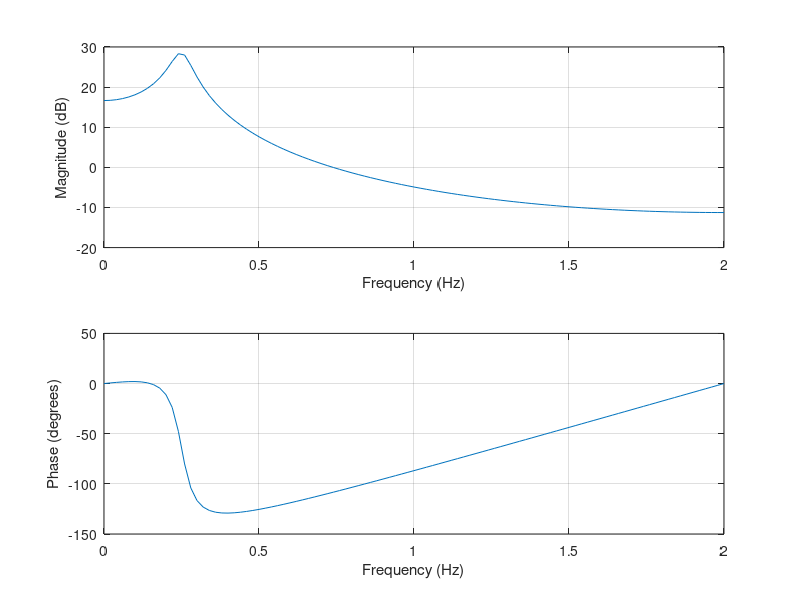
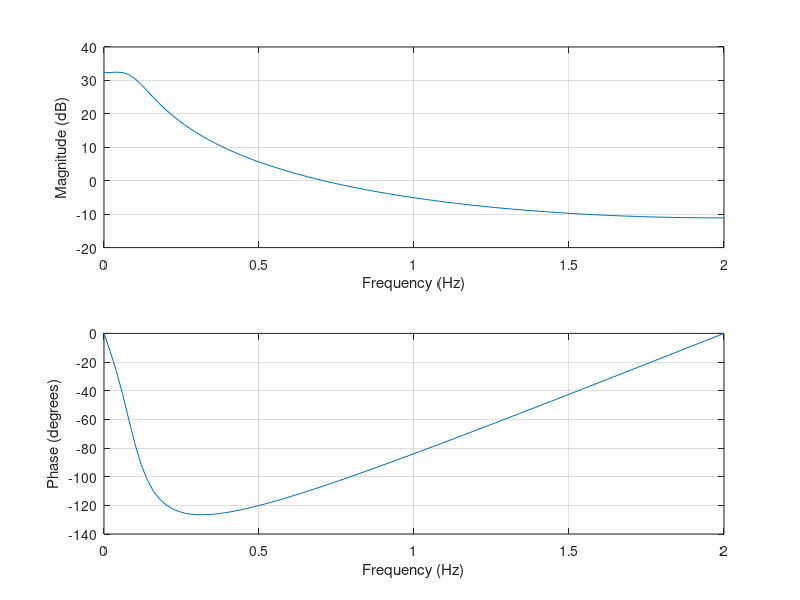
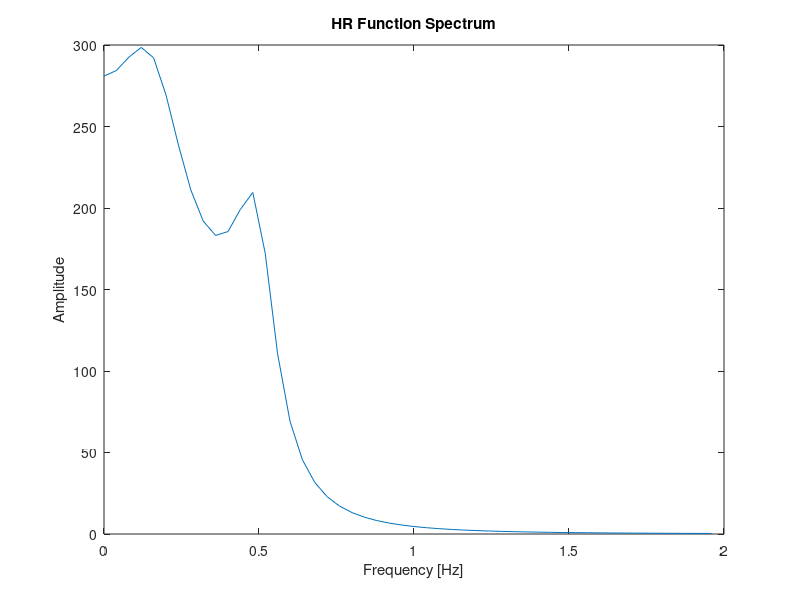
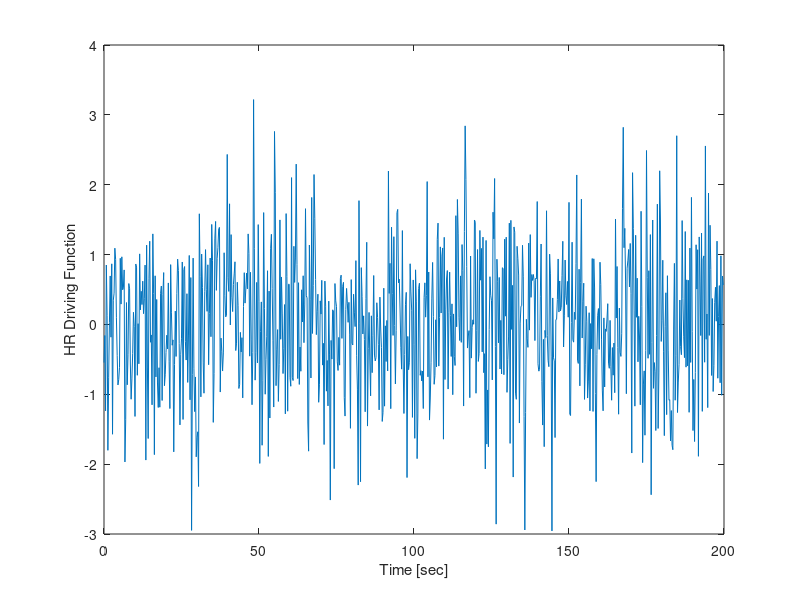

MATLAB code to generate these figures, in order: (Note: this script raises an error after producing the figures.)
% Script to simulate the heart rate variability using integrate and fire
% relaxation oscillator controlled by the sympathetic SNS and parasympatthetic PNS nervous
% systems
% Simulation parameters from
% Rose, W., & Knight, C. A. (2011). Spectral analysis of point processes:
% motor unit activity and heart rate analysis. Medicine and Science in
% Sports and Exercise, 43(2), 239-248
% First, we created a steady input to the IPFM model, which gave evenly
% spaced events at 1.2 Hz, a typical HR. Then, we added sinusoidal
% modulation at 0.24 Hz to the input. Noise was not added. This should be
% roughly similar to paced breathing at 0.24 Hz

% Generate cotrolling HR function  V(t)
clear variables
plotflag = 1;
% addpath('C:\Users\pavelm\Documents\Matlab_local\tools_local')
% addpath('C:\Users\pavelm\Documents\A_Projects\Affect\HRV\HRV_tools')
addpath('C:\Users\Sophie\Documents\MATLAB\HR\HR_Tools')
D = 200;     % [sec] Duration of the segment in sec
% Estimate the heart rate HR function 
fs = 4;     % Hz  Sampling frequency for the HR = V
% Set resonance frequency for poles
Fl = 0.08;  % Hz
Fh = 0.25;  % Hz
% Since f = alpha*fs/(2*pi), where alpha is the angle on z circle
alpha_l = Fl*2*pi/fs;
alpha_h = Fh*2*pi/fs;
Rl = 0.90;
Rh = 0.95;

% HF part
a1(1) = 1;
a1(2) = -2*Rh*cos(alpha_h);
a1(3) = Rh^2;
figure; freqz(1,a1,100,fs)

% LF part
a2(1) = 1;
a2(2) = -2*Rl*cos(alpha_l);
a2(3) = Rl^2;
figure; freqz(1,a2,100,fs)

a = conv(a1,a2); % Combine the two IIR filters
rts = roots(a);  % Get poles of the filter
[h fo] = freqz(1,a,100,fs);
nm =  1:round(length(h)/2);
figure; plot((fs/2)*fo(nm),abs(h(nm))); xlabel('Frequency [Hz]'); ylabel('Amplitude');
title('HR Function Spectrum')


% generate random signal
n = fs*D;
t = (0:n-1)'/fs;
Vdrive = randn(n,1);
figure; plot(t, Vdrive); xlabel('Time [sec]'); ylabel('HR Driving Function');



% filter random signal through a
Vslow = filter(1,a,Vdrive);
% scale and shift in amplitude?
Vslow = Vslow/std(Vslow)/10 + 1;
figure; plot(t,Vslow); xlabel('Time [sec]'); ylabel('HR Driving Function');


%%%%%%%%%%%%%%%%%%%%%%%%%%%%%%%%%%%%%%%%%%%%%%%%%%%%%%%%%%%%%%%%%%%%%%%%%%%%%%%%%%%%%%%%%%%%%%%%

% Estimate raw R-R intervals
frs = 360;           % Raw signal sampling rate to match physionet DB 
deltr = 1/frs;
T = 0:deltr:D;  % upsampling
% Interpolate the Vdriving HR function
% Vr = Vs + Vp; % with separate parasympathetic and sympathetic 
Vr = interp1(t,Vslow,T');
figure; plot(T,Vr); xlabel('Time [sec]'); ylabel('HR Driving Function');

% Parameters of the integrate and fire model
Th = 0.95; % Threshold 
RR0 = 1;  % Nominal RR interval [sec]
Tau = -RR0/(log(1-Th));  % Test V = 1-exp(-T/Tau);
alpha = deltr/Tau;

V(1) = 0;
tt = 1;     % index of integration
ir = 0;     % R event indeces
for t = T(1:(end-1))  % t=T(1)
    tt = tt+1;
    V(tt) = (1 - alpha)*V(tt-1) + alpha*Vr(tt);
    if (V(tt) >= (Th +normrnd(0,0.2) ))
        V(tt) = 0;
        ir = ir+1;
        R(ir) = t;
    end
end
figure, plot(T,V)


RR = diff(R);
figure, histogram(RR)
figure, plot(cumsum(RR),RR)
[sd1, sd2] = hr_poincare(RR,plotflag);


% 103 looks like good ECG
clear all
clc
close all
filename = 'aami3a.dat';
filename = '103.dat';
% [filename, pathname] = uigetfile('*.dat', 'Open file .dat');% only image Bitmap
% if isequal(filename, 0) || isequal(pathname, 0)   
%     disp('File input canceled.');  
%    ECG_Data = [];  
% else
fid=fopen(filename,'r');
% end;
Duration = 10;      % Pick only Duration seconds to read
f=fread(fid,2*frs*Duration,'ubit12');
Orig_Sig1=f(1:2:length(f));     % First channel
Orig_Sig2=f(2:2:length(f));     % Second channel
ntotal = length(f)

t = 0:deltr:10-deltr;
subplot(2,1,1)
plot(t, Orig_Sig1)
subplot(2,1,2)
plot(t,Orig_Sig2)
[pksval,imax,pwidth,prom] = findpeaks(Orig_Sig1,frs);
findpeaks(Orig_Sig1,frs, 'MinPeakProminence',400); % R-peaks
[pksval,imax,pwidth,prom] = findpeaks(Orig_Sig1,frs, 'MinPeakProminence',400);
[pksval,imax,pwidth,prom] = findpeaks(Orig_Sig1,frs, 'MinPeakProminence',75);
Rt = imax(find(prom > 400));
Tt = imax((prom < 400 & prom > 75));
%Select one pulse sequence
RR = diff(Rt);
t1 = Rt(3) - RR(3)/2;
t2 = Rt(4) - RR(4)/2;
ix1 = floor(t1/deltr : t2/deltr);
